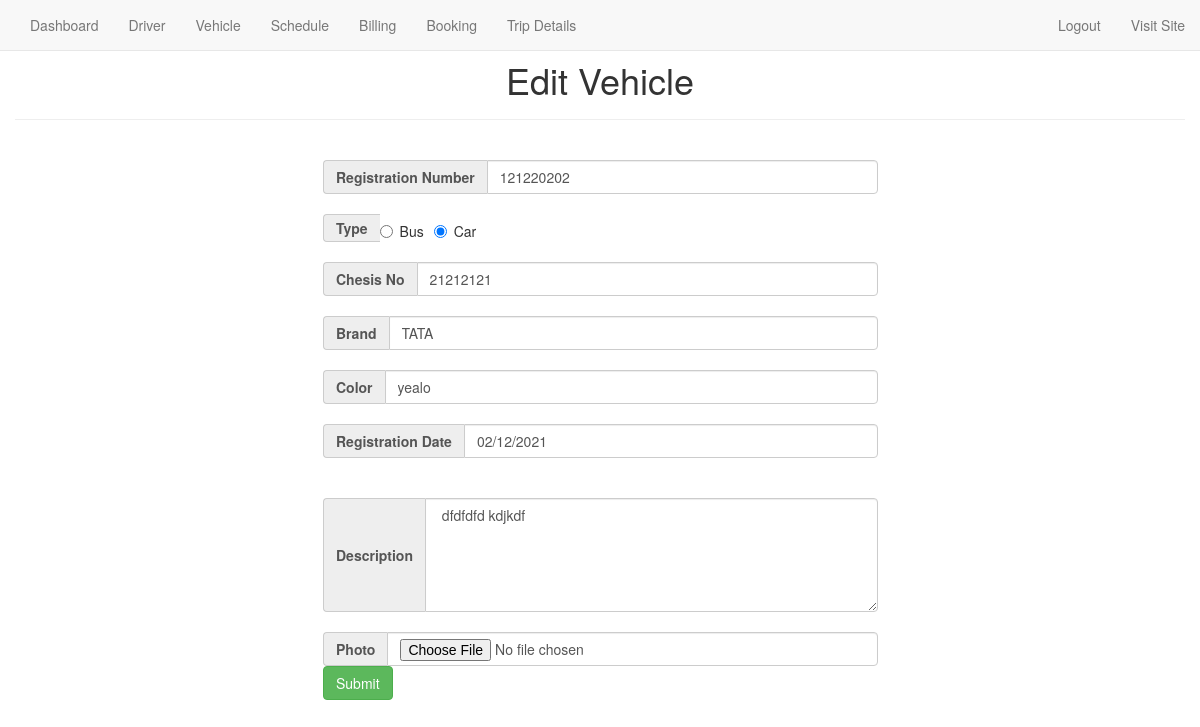
/vehicleEdit.php?veh_id=68, run on the app's committed database.
### tables this page shows
CREATE TABLE `vehicle` (
  `veh_id` int(11) NOT NULL,
  `veh_reg` varchar(100) NOT NULL,
  `veh_type` varchar(20) NOT NULL,
  `chesisno` varchar(100) NOT NULL,
  `brand` varchar(100) NOT NULL,
  `veh_color` varchar(100) NOT NULL,
  `veh_regdate` varchar(100) NOT NULL,
  `veh_description` varchar(255) NOT NULL,
  `veh_photo` varchar(255) NOT NULL,
  `veh_available` int(11) NOT NULL
);

### vehicleEdit.php (the view, shortened to what this page needs)
<!DOCTYPE html>
<html lang="en">
<head>
     <link rel="stylesheet" href="https://maxcdn.bootstrapcdn.com/bootstrap/3.3.7/css/bootstrap.min.css">
    <link rel="stylesheet" href="//code.jquery.com/ui/1.12.1/themes/base/jquery-ui.css">
    <link rel="stylesheet" href="sweetalert2/sweetalert2.css">
   <link rel="stylesheet" href="animate.css">
    <link rel="stylesheet" href="style.css">
</head>
<body>
<?php
   $veh_id= $_GET['veh_id'];
   $conn=mysqli_connect('localhost', 'root', '', 'transport_management');
   $sql="SELECT * FROM vehicle WHERE veh_id=$veh_id";
   $result=mysqli_query($conn, $sql);
   $data=mysqli_fetch_assoc($result);
?>
 <?php include 'navbar_admin.php'; ?>
 <br>
   <div class="container">
     <div class="row">
       <div class="page-header">
            <h1 style="text-align: center;">Edit Vehicle  </h1>
      </div>
       <div class="col-md-3">
       </div>
        <div class="col-md-6 animated bounceIn">
                <br>
            <form class="form-horizontal" action="" method="POST" enctype="multipart/form-data">
                <div class="input-group">
                  <span class="input-group-addon"><b>Registration Number</b></span>
                  <input id="vehreg" type="text" class="form-control" name="vehregno" value="<?php echo $data['veh_reg'] ?>" required>
                </div>
                <br>
                 <div class="input-group">
                  <span class="input-group-addon"><b>Type</b></span>
                  <label class="radio-inline">
                  <?php if ($data['veh_type']=='bus') { ?>
                      <input type="radio" name="type" checked value="bus" required>Bus
                      <?php
                  } else {?>
                    <input type="radio" name="type"  value="bus" required>Bus
                 <?php }?>
                    </label>
                <label class="radio-inline">
                <?php if ($data['veh_type']=='car') { ?>
                      <input type="radio" name="type" checked value="car" required>Car
                      <?php
                  } else {?>
                    <input type="radio" name="type"  value="car" required>Car
                <?php    }  ?>
                </label>
                </div>
                <br>
                 <div class="input-group">
                  <span class="input-group-addon"><b>Chesis No</b></span>
                  <input id="vehchesis" type="text" class="form-control" name="vehchesis" value="<?php echo $data['chesisno'] ?>" requiredd>
                </div>
                <br>
                <div class="input-group">
                  <span class="input-group-addon"><b>Brand</b></span>
                  <input id="vehbrand" type="text" class="form-control" name="vehbrand" value="<?php echo $data['brand'] ?>" required>
                </div>
                <br>
                <div class="input-group">
                  <span class="input-group-addon"><b>Color</b></span>
                  <input id="vehcolor" type="text" class="form-control" name="vehcolor" value="<?php echo $data['veh_color'] ?>" required>
                </div>
                <br>
                 <div class="input-group">
                  <span class="input-group-addon"><b>Registration Date</b></span>
                  <input id="vehregdate" type="text" class="form-control" name="vehregdate" value="<?php echo $data['veh_regdate'] ?>" required>
                </div>
                <br>
                <br>
                 <div class="input-group">
                  <span class="input-group-addon"><b>Description</b></span>
                     <textarea rows="5" id="draddress" type="text" class="form-control" name="vehdescription"  required> <?php echo $data['veh_description'] ?></textarea>
                </div>
                <br>
                <div class="input-group">
                  <span class="input-group-addon"><b>Photo</b></span>
                  <input  type="file" class="form-control" name="file">
              </div>
                <div class="input-group">
                  <input type="submit" name="submit" class="btn btn-success">
                </div>
              </form>
        </div>
        <div class="col-md-3"></div>
     </div>
    </div>
</body>
</html>

### data on the page
vehicle: vehregno "121220202", vehchesis "21212121", vehbrand "TATA", vehcolor "yealo", vehregdate "02/12/2021", vehdescription "dfdfdfd kdjkdf"
